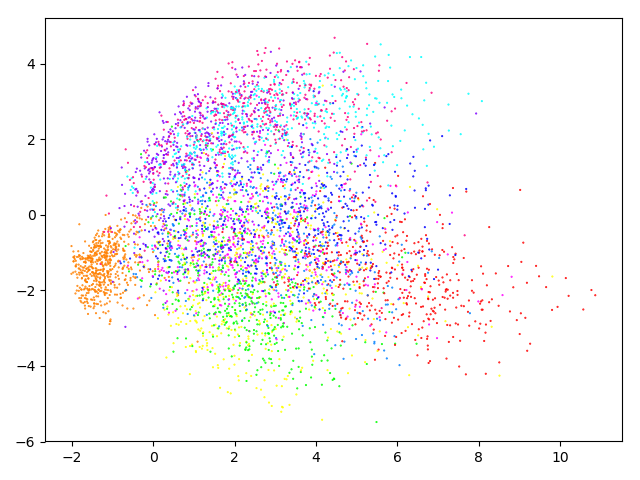

Write Python code to recreate this figure.
import numpy as np
import matplotlib.pyplot as plt

def PCA(X):
    # compute mean vector
    xbar = np.mean(X, axis=1)

    # subtract mean from X
    sub = np.outer(xbar, np.ones(X.shape[1])) # repeat xbar to subtract from each x
    Xt = X - sub

    # compute eigenvalues & eigenvectors
    values, vectors = np.linalg.eig(Xt.dot(Xt.T))

    # get eigenvectors of 2 largest eigenvalues
    valsort = np.flip(np.argsort(values))
    d1 = vectors[:,valsort[0]]
    d2 = vectors[:,valsort[1]]
    return d1, d2

if __name__ == "__main__":
    # load data
    images = np.load("small_mnist_test_images.npy")
    X = images.T
    Y = np.load("small_mnist_test_labels.npy")

    # find 2 directions of highest variance
    d1, d2 = PCA(X)

    # project the data onto those directions
    p1 = X.T.dot(d1)
    p2 = X.T.dot(d2)

    # assign colors
    classes = np.argmax(Y, axis=1)
    colors = list(classes)
    for i in range(len(classes)):
        if classes[i] == 0:
            colors[i] = '#ff0000' # red
        elif classes[i] == 1:
            colors[i] = '#ff8000' # orange
        elif classes[i] == 2:
            colors[i] = '#ffff00' # yellow
        elif classes[i] == 3:
            colors[i] = '#00ff00' # green
        elif classes[i] == 4:
            colors[i] = '#00ffff' # light blue
        elif classes[i] == 5:
            colors[i] = '#0080ff' # mid blue
        elif classes[i] == 6:
            colors[i] = '#0000ff' # deep blue
        elif classes[i] == 7:
            colors[i] = '#8000ff' # purple
        elif classes[i] == 8:
            colors[i] = '#ff00ff' # pink
        elif classes[i] == 9:
            colors[i] = '#ff0080' # magenta

    # plot
    plt.scatter(p1, p2, c=colors, marker='.', s=1)
    plt.show()
